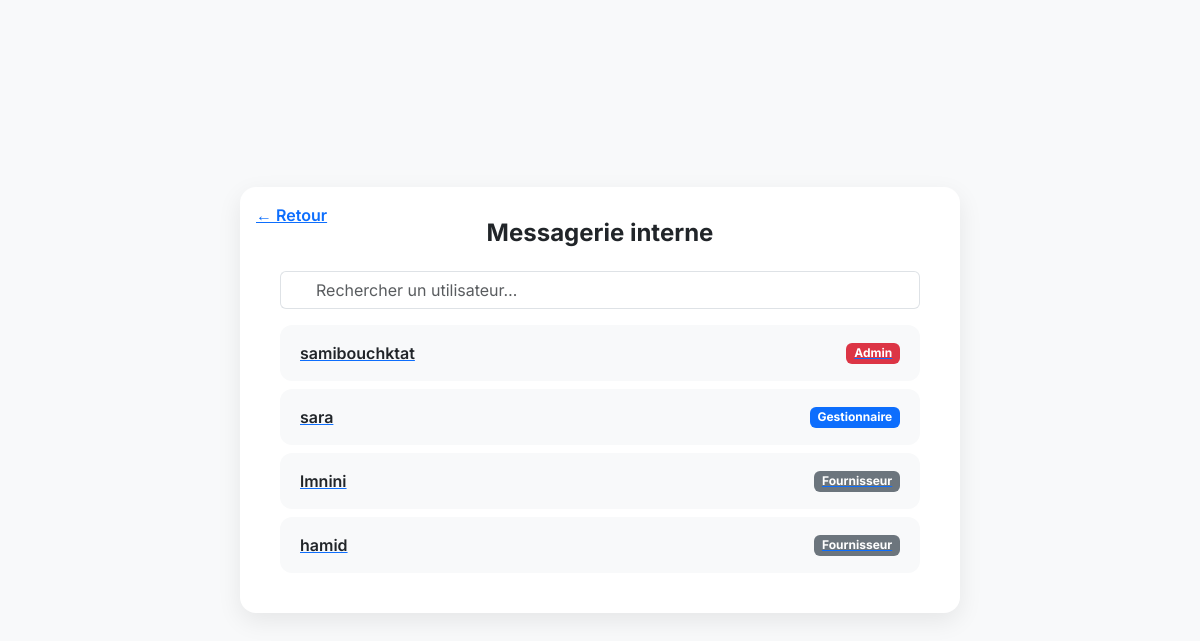
Screenshot of /messages/ (signed in) with the database file from the repository.
### inventory/models.py (models this page shows, shortened)
class CustomUser(AbstractUser):
    ROLE_CHOICES = [
        ('admin', 'Administrateur'),
        ('gestionnaire', 'Gestionnaire de stock'),
        ('employe', 'Employé'),
        ('fournisseur', 'Fournisseur'),
    ]
    role = models.CharField(max_length=20, choices=ROLE_CHOICES)
    phone_number = models.CharField(max_length=15, blank=True, null=True)
    secondary_email = models.EmailField("Email secondaire (2FA)", blank=True, null=True, unique=True)

### inventory/views.py (the view)
# urls.py: path('messages/', msg, name='msg'),
@login_required
def msg(request):
    users = CustomUser.objects.exclude(id=request.user.id)
    return render(request, 'msg.html', {'users': users})

### templates/msg.html (shortened to what this page needs)
{% load static %}
<!DOCTYPE html>
<html lang="fr" data-bs-theme="auto">
<head>
  <link href="https://cdn.jsdelivr.net/npm/bootstrap@5.3.3/dist/css/bootstrap.min.css" rel="stylesheet" />
</head>
<body>
  <main class="msg-wrapper">
    <a href="javascript:history.back()" class="position-absolute top-0 start-0 m-3 link-primary fw-semibold">← Retour</a>
    {% if user.is_authenticated %}
      <h1 class="h4 fw-bold text-center mb-4">Messagerie interne</h1>
      <div class="input-group mb-3">
        <span class="input-group-text bg-transparent border-end-0"></span>
        <input class="form-control border-start-0" placeholder="Rechercher un utilisateur…" id="searchInput" autocomplete="off">
      </div>
      <div id="userList" class="d-none">
        {% if users %}
          {% for u in users %}
            <a href="{% url 'conv' u.id %}" class="user-card d-block mb-2 fade-slide" data-username="{{ u.username|lower }}">
              <div class="d-flex justify-content-between align-items-center">
                <span class="fw-semibold text-body">{{ u.username }}</span>
                <span class="badge {% if u.role == 'admin' %}bg-danger{% elif u.role == 'gestionnaire' %}bg-primary{% else %}bg-secondary{% endif %} role-badge">{{ u.role|capfirst }}</span>
              </div>
            </a>
          {% endfor %}
        {% else %}
          <p class="text-center text-muted mb-0">Aucun utilisateur trouvé.</p>
        {% endif %}
      </div>
    {% else %}
      <h1 class="h4 fw-bold text-center">Veuillez vous connecter pour accéder à la messagerie.</h1>
      <div class="text-center mt-3">
        <a href="{% url 'login' %}" class="btn btn-primary">Se connecter</a>
      </div>
    {% endif %}
  </main>
</body>
</html>

### templates/msg.html (style rules this page uses)
:root { --gs-primary:#0d6efd; --gs-secondary:#20c997; --gs-bg:#f8f9fa; --gs-card:#ffffff; }
body { font-family:"Inter",sans-serif; background:var(--gs-bg); min-height:100vh; display:flex; align-items:center; justify-content:center; padding:2rem; }
.msg-wrapper { background:var(--gs-card); box-shadow:0 8px 24px rgba(0,0,0,.08); border-radius:1rem; width:100%; max-width:720px; padding:2rem 2.5rem; position:relative; overflow:hidden; }
.fade-slide { opacity:0;transform:translateY(20px);transition:all .4s cubic-bezier(.4,0,.2,1); }
.fade-slide.show { opacity:1;transform:none; }
.user-card { background:var(--gs-bg); border:none; border-radius:.75rem; padding:1rem 1.25rem; cursor:pointer; }
.role-badge { font-size:.75rem; }

### rows the page displays
CustomUser: username "samibouchktat", role "Admin"
CustomUser: username "sara", role "Gestionnaire"
CustomUser: username "lmnini", role "Fournisseur"
CustomUser: username "hamid", role "Fournisseur"
